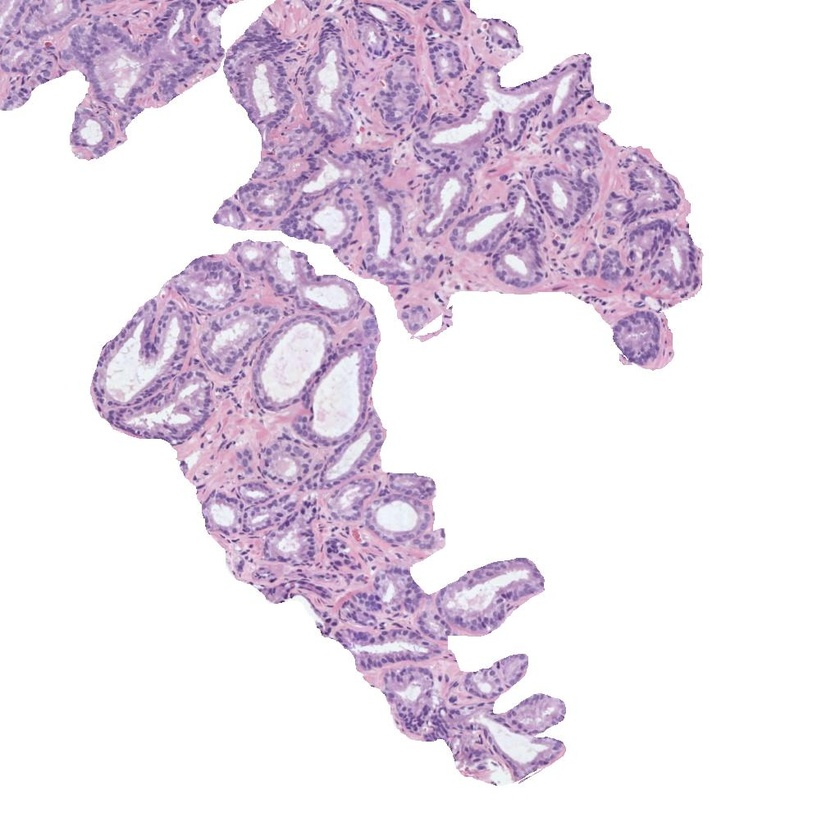
#> input picture histo_2.jpg, 840 x 840 px, shrunk from 1024 x 1024 before the run
$ jupyter execute Actividad_Computer_Vision_C1_BuzetaAraya_Rodrigo.ipynb
#> lines starting #> are read from the running program, lines starting #| are printed output that depends on the picture; after the words box and inside, x2 and y2 are one past the last pixel; in counts of white or black regions, pixels touching at a corner belong together
## Convocatoria 1 - Proyecto 1

#### 0) Cargar una de las imágenes histológicas

[cell 1]
# Utilizar la librería skimage.io para leer la imagen 'histo_x.jpg' en formato RGB.
# Normalizar la imagen para que los píxeles se encuentren en el rango [0, 1]
# Visualizar la imagen
import numpy as np
from skimage import io

# Leer la imagen
image = io.imread('histo_2.jpg')
#> image is the input picture: shape (840, 840, 3); mean R, G, B 233.3, 223.2, 234.9

# Normalizar la imagen
image_normalized = image / 255.0

# Visualizar la imagen
io.imshow(image_normalized)
io.show()

#### 1) Realizar una transformación de color para convertir la imagen al espacio de color CMYK

[cell 2]
# Extraer la componente magenta de la imagen (que corresponde a la región tisular)
# Visualizar la imagen del canal magenta

# Magenta = combinación de rojo + azul - verde
magenta_channel = image_normalized[:, :, 0] + image_normalized[:, :, 2] - image_normalized[:, :, 1]
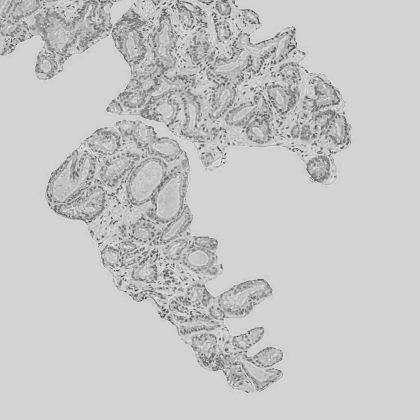
#> magenta_channel: shape (840, 840) float64 (shown at 1/2 size); min 0.314, max 1.14, mean 0.961; drawn with min black and max white
# Visualizar el canal magenta
io.imshow(magenta_channel, cmap='gray')
io.show()

#### 2) Umbralizar la imagen para separar los píxeles del fondo de la región tisular

[cell 3]
# Aplicar un filtro gaussiano de tamaño 5x5 y después utilizar el método de Otsu de manera que
# los píxeles correspondientes al lumen y al background de la imagen sean 1s y el resto de los píxeles tengan un valor de 0.
# Nota: Recordar que el método de Otsu requiere como input una imagen en el rango [0-255] en formato "uint8".
# Visualizar la máscara resultante

from matplotlib import pyplot as plt
from skimage import filters, color, img_as_ubyte
from skimage.color import rgb2gray
import cv2

# 1. Convertir la imagen a escala de grises
gray_image = rgb2gray(image_normalized)
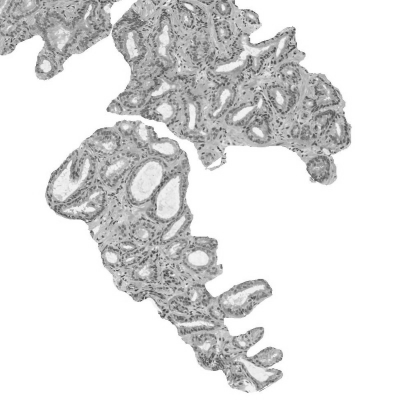
#> gray_image: shape (840, 840) float64 (shown at 1/2 size); min 0.16, max 1, mean 0.887

# 2. Aplicar filtro gaussiano 5x5
blurred = cv2.GaussianBlur(gray_image, (5, 5), 0)

# 3. Convertir a uint8 en [0, 255] para Otsu
blurred_uint8 = img_as_ubyte(blurred)          # Escala a 0-255 y convierte a uint8

# 4. Calcular umbral de Otsu
otsu_thresh = filters.threshold_otsu(blurred_uint8)
#> otsu_thresh = 209

# 5. Generar máscara binaria: 1 si fondo o lumen, 0 si tejido
mask = blurred_uint8 > otsu_thresh
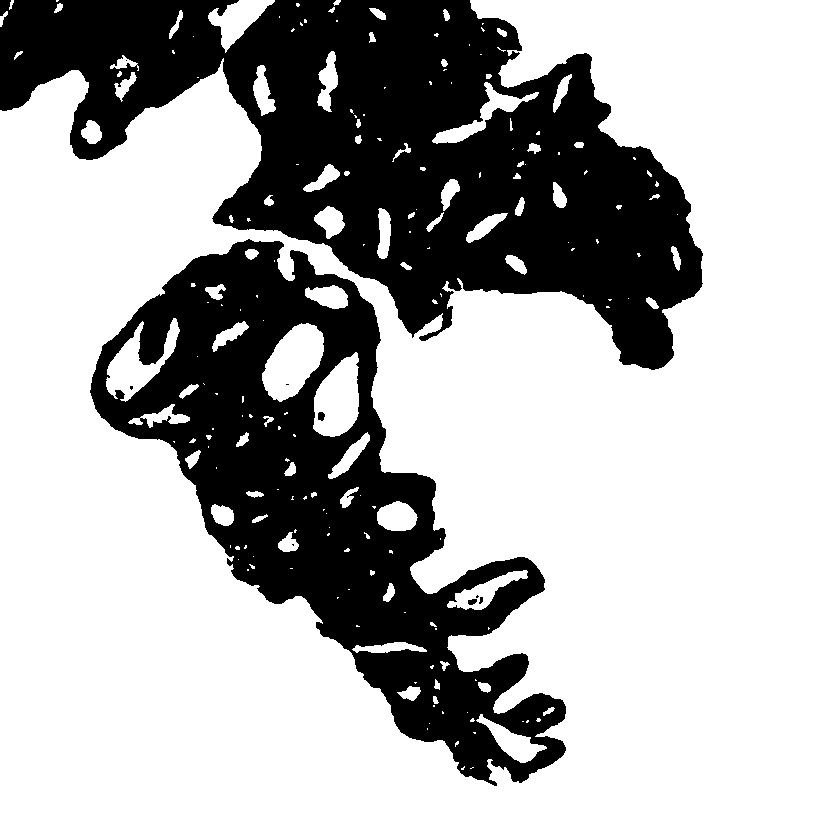
#> mask: shape (840, 840) bool; 69.4% white; 10 black regions (5 under 20 px), largest, box (x1, y1, x2, y2) and area: (0, 0, 703, 370) 125836, (90, 239, 566, 786) 89943, (318, 412, 325, 421) 51, (468, 599, 477, 605) 42, (479, 597, 483, 604) 20

# 6. Visualizar máscara
plt.imshow(mask, cmap='gray')
plt.title("Máscara de lúmenes y fondo (1), tejido (0)")
plt.axis('off')
plt.show()

#### 3) Limpiar la imagen eliminando los artefactos de lumen (objetos blancos pequeños que no son lúmenes)

[cell 4]
# Utilizar la librería skimage.morphology.remove_small_objects para eliminar aquellos objetos cuya área sea menor a 300 píxeles
# Más información en https://scikit-image.org/docs/dev/api/skimage.morphology.html#skimage.morphology.remove_small_objects
# Visualizaer la máscara resultante

import numpy as np
import matplotlib.pyplot as plt
from skimage import morphology

# Supongamos que `mask` contiene True (1) para lumen/fondo y False (0) para tejido.

# Convertir a booleano (por si viene como int):
bool_mask = mask.astype(bool)

# Eliminar objetos pequeños (área mínima = 300 px, conectividad diagonal incluida):
clean_mask = morphology.remove_small_objects(
    bool_mask,
    min_size=300,
    connectivity=2,
)

# Visualizar la máscara resultante:
plt.imshow(clean_mask, cmap='gray')
plt.title("Máscara limpia: fondo/lumen (True) vs tejido (False)")
plt.axis('off')
plt.show()

#### 4) Rellenar con 0s el fondo de la imagen para quedarnos únicamente con los lúmenes

[cell 5]
# Aplicar el algoritmo de expansión a partir de semillas (region growing) de manera que únicamente los lúmenes sean blancos
# y el resto de la imagen negra. Pista: utilizar dos semillas. Nota: Se pueden fijar las semillas de manera manual, pero
# se valorará positivamente a aquell@s que desarrollen una función para encontrarlas automáticamente.
# Visualizar la máscara resultante.

from skimage.measure import label, regionprops
import numpy as np

# Etiquetar todo lo que es True (fondo + lúmenes)
labeled = label(clean_mask, connectivity=2)
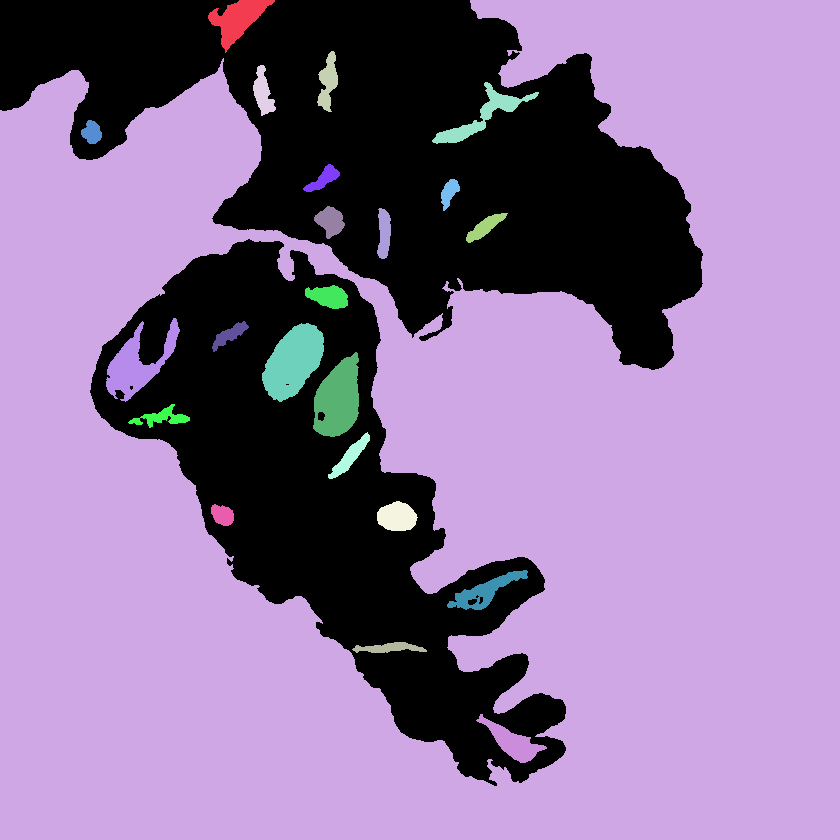
#> labeled: shape (840, 840) int32; 24 distinct labels, from 0 to 23; one colour per label, 0 black

H, W = clean_mask.shape
lumen_mask = np.zeros_like(clean_mask, dtype=bool)

for r in regionprops(labeled):
    y0, x0, y1, x1 = r.bbox
    # Si toca cualquiera de los bordes, es fondo → descártalo
    if y0 == 0 or x0 == 0 or y1 == H or x1 == W:
        continue
    # Opcional: descartar motas muy pequeñas
    if r.area < 100:
        continue
    lumen_mask[labeled == r.label] = True
#> this loop made 23 passes
#> (y0, x0, y1, x1) on passes 1 to 8: (0, 208, 53, 275), (0, 0, 840, 840), (51, 317, 112, 338), (65, 253, 116, 276), (82, 432, 144, 539), (120, 81, 144, 102), (164, 303, 192, 340), (179, 441, 211, 460)
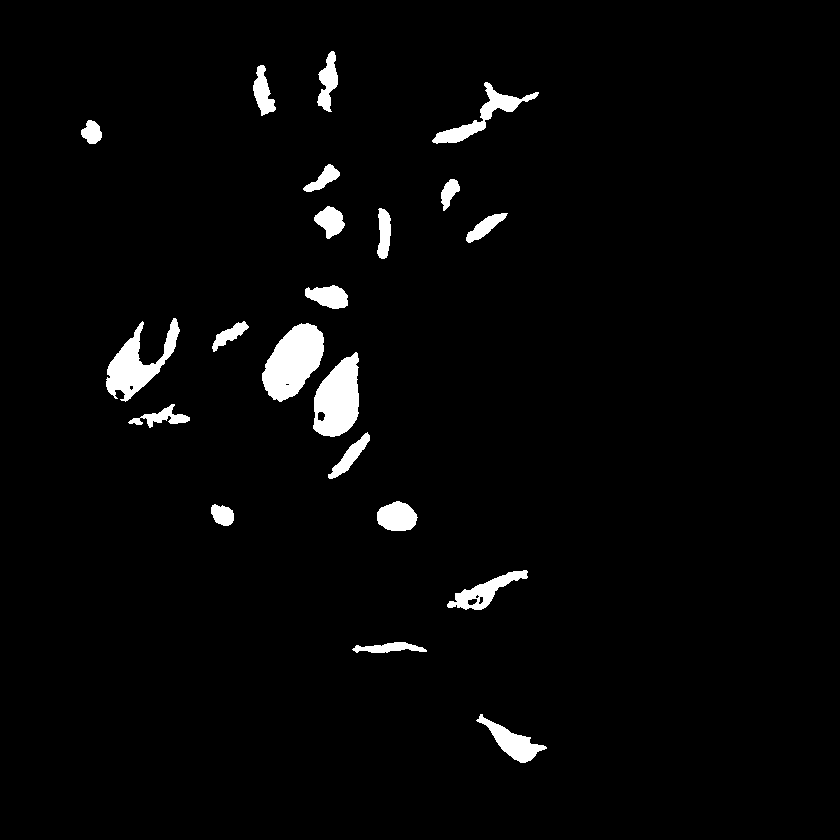
#> lumen_mask: shape (840, 840) bool; 2.9% white; 21 white regions, largest, box (x1, y1, x2, y2) and area: (262, 323, 324, 402) 3137, (313, 352, 359, 437) 2755, (106, 318, 180, 402) 2370

# grown_mask = ~grown_mask  # invierte booleanos: True ↔ False

# Visualizar resultado
plt.imshow(lumen_mask, cmap='gray')
plt.title("Máscara con semillas manuales (solo lúmenes)")
plt.axis('off')
plt.show()

#### 5) Rellenar los objetos de los lúmenes

[cell 6]
# Rellenar los lúmenes con la función binary_fill_holes de la librería scipy.ndimage.morphology
# Visualizar la máscara resultante

from scipy.ndimage import binary_fill_holes
import matplotlib.pyplot as plt

# grown_manual contiene la máscara binaria de lúmenes obtenida por region growing
# Rellenar los huecos internos en cada objeto (lumen)
filled_mask = binary_fill_holes(lumen_mask)
#> filled_mask: shape (840, 840) bool; 2.9% white; 21 white regions, largest, box (x1, y1, x2, y2) and area: (262, 323, 324, 402) 3140, (313, 352, 359, 437) 2806, (106, 318, 180, 402) 2380

# Visualizar la máscara final (rellena)
plt.imshow(filled_mask, cmap='gray')
plt.title("Máscara final con lúmenes rellenados")
plt.axis('off')
plt.show()

#### 6) Detectar y dibujar los contornos de los lúmenes sobre la imagen original

[cell 7]
# Dibujar los contornos de los lúmenes en color verde sobre la imagen original RGB. Nota: Utilizar los flags necesarios
# para que los contornos en verde sean perfectamente visibles.
# Visualizar la imagen superpuesta

import cv2
import numpy as np
from skimage import img_as_ubyte
import matplotlib.pyplot as plt

# Convertir imagen original a uint8 si está normalizada
image_uint8 = img_as_ubyte(image_normalized)

# Convertir máscara a uint8 para OpenCV
mask_uint8 = filled_mask.astype(np.uint8) * 255
#> mask_uint8: shape (840, 840); 2.9% white; 21 white regions

# Encontrar contornos: RETR_EXTERNAL = sólo contornos externos
contours, _ = cv2.findContours(mask_uint8, cv2.RETR_EXTERNAL, cv2.CHAIN_APPROX_SIMPLE)
#> contours = 21 contours; largest, box (x1, y1, x2, y2) and area: (262, 323, 324, 402) 3042, (313, 352, 359, 437) 2707, (106, 318, 180, 402) 2222, (432, 82, 539, 144) 1286, (447, 570, 528, 610) 1103

# Dibujar contornos en verde (BGR = (0,255,0))
image_with_contours = cv2.drawContours(
    image_uint8.copy(),    # copia para no modificar la original
    contours,
    contourIdx=-1,         # -1 = todos los contornos
    color=(0, 255, 0),     # verde en BGR
    thickness=2            # grosor visible
)

# Convertir a RGB para mostrar correctamente con matplotlib
image_rgb = cv2.cvtColor(image_with_contours, cv2.COLOR_BGR2RGB)

# Mostrar imagen con contornos
plt.imshow(image_rgb)
plt.title("Contornos de lúmenes en verde")
plt.axis('off')
plt.show()

#### 7) Identificar y cropear el lumen más grande

[cell 8]
# Determinar cuál es el lumen de mayor área y hacer un crop del mismo sobre la imagen original RGB.
# Visualizar el lumen cropeado.

from skimage.measure import label, regionprops
import matplotlib.pyplot as plt
import cv2
from skimage import img_as_ubyte

# Asegurar que la imagen esté en formato uint8 para visualización
image_uint8 = img_as_ubyte(image_normalized)

# Etiquetar las regiones conectadas en la máscara de lúmenes
labeled_mask = label(filled_mask)
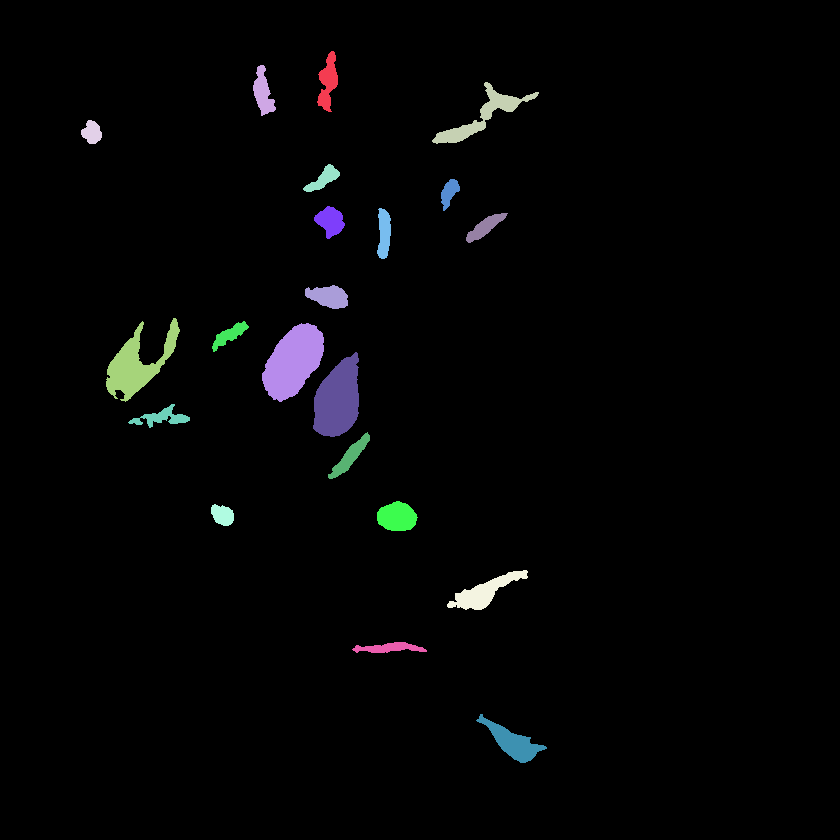
#> labeled_mask: shape (840, 840) int32; 22 distinct labels, from 0 to 21; one colour per label, 0 black

# Obtener todas las regiones conectadas
regions = regionprops(labeled_mask)
#> regions = 21 regions; largest, box (x1, y1, x2, y2) and area: (262, 323, 324, 402) 3140, (313, 352, 359, 437) 2806, (106, 318, 180, 402) 2380, (432, 82, 539, 144) 1424, (447, 570, 528, 610) 1199

# Encontrar la región con mayor área (lumen más grande)
largest_region = max(regions, key=lambda r: r.area)

# Obtener la bounding box (y0, x0, y1, x1)
y0, x0, y1, x1 = largest_region.bbox
#> y0 = 323; x0 = 262; y1 = 402; x1 = 324

# Realizar el crop sobre la imagen original
cropped_lumen = image_uint8[y0:y1, x0:x1]
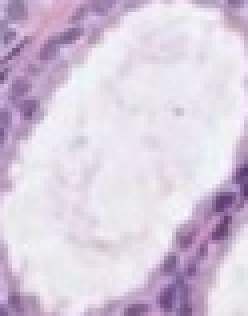
#> cropped_lumen: shape (79, 62, 3) (shown 4 times larger); mean R, G, B 215.8, 203.1, 221.1

# Visualizar el lumen cropeado
plt.imshow(cv2.cvtColor(cropped_lumen, cv2.COLOR_BGR2RGB))
plt.title("Lumen más grande (cropeado)")
plt.axis('off')
plt.show()
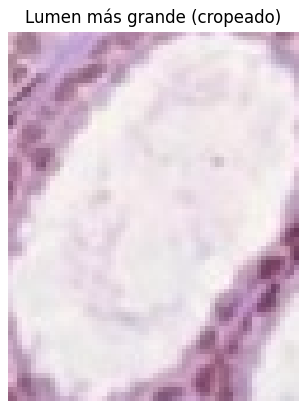
#> figure drawn by matplotlib, 1 panel; B, G, R data is drawn as R, G, B

#### 8) Extraer 13 características geométricas que permitan caracterizar el lumen recortado

[cell 9]
# Calcular las siguientes características del crop del lumen de mayor área, redondeando su valor hasta el cuarto decimal.
# 1) Área
# 2) Área de la bounding box
# 3) Área convexa
# 4) Exentricidad
# 5) Diámetro equivalente
# 6) Extensión
# 7) Diámetro Feret
# 8) Longitud del eje mayor
# 9) Longitud del eje menor
# 10) Orientación
# 11) Perímetro
# 12) Solidez
# 13) Compacidad

import numpy as np
import cv2
from skimage.measure import regionprops, label
from math import pi

# --- partimos de `largest_region` (ya tienes y0,x0,y1,x1, área, perímetro, etc.) ---
r = largest_region                      # alias corto

# 1) Área
area = r.area
#> area = 3140

# 2) Área de la bounding box
bbox_area = r.bbox_area
#> bbox_area = 4898

# 3) Área convexa
convex_area = r.convex_area
#> convex_area = 3260

# 4) Excentricidad
eccentricity = r.eccentricity
#> eccentricity = 0.839

# 5) Diámetro equivalente
equiv_diam = r.equivalent_diameter
#> equiv_diam = 63.23

# 6) Extensión
extent = r.extent                       # área / área bbox
#> extent = 0.641

# 7) Diámetro Feret  (máx. distancia entre vértices del casco convexo)
coords = r.coords[:, ::-1].astype(np.float32)          # (x,y)
#> coords = 3140 pairs, first value 262 to 323, second value 323 to 401
hull   = cv2.convexHull(coords)
#> hull = 25 rows, first 8: [323, 351], [322, 355], [319, 364], [318, 366], [297, 393], [294, 395], [292, 396], [281, 401]
feret  = max(
    np.linalg.norm(hull[i] - hull[j])
    for i in range(len(hull))
    for j in range(i + 1, len(hull))
)
#> feret = 84.72

# 8) Longitud del eje mayor
major_axis = r.major_axis_length
#> major_axis = 85.93

# 9) Longitud del eje menor
minor_axis = r.minor_axis_length
#> minor_axis = 46.76

# 10) Orientación  (rad)
orientation = r.orientation
#> orientation = -0.561

# 11) Perímetro
perimeter = r.perimeter
#> perimeter = 231.5

# 12) Solidez
solidity = r.solidity                   # área / área convexa
#> solidity = 0.963

# 13) Compacidad   (P² / 4πA)
compactness = (perimeter ** 2) / (4 * pi * area)
#> compactness = 1.36

# ------- presentar todo redondeado a 4 decimales -------
features = {
    "Área":                 round(area,            4),
    "BBox area":            round(bbox_area,       4),
    "Área convexa":         round(convex_area,     4),
    "Excentricidad":        round(eccentricity,    4),
    "Diám. equivalente":    round(equiv_diam,      4),
    "Extensión":            round(extent,          4),
    "Diám. Feret":          round(feret,           4),
    "Eje mayor":            round(major_axis,      4),
    "Eje menor":            round(minor_axis,      4),
    "Orientación (rad)":    round(orientation,     4),
    "Perímetro":            round(perimeter,       4),
    "Solidez":              round(solidity,        4),
    "Compacidad":           round(compactness,     4),
}

for k, v in features.items():
    print(f"{k:>18}: {v}")
#> this loop made 13 passes
#> (k, v) on passes 1 to 8: ('Área', 3140), ('BBox area', 4898), ('Área convexa', 3260), ('Excentricidad', 0.839), ('Diám. equivalente', 63.23), ('Extensión', 0.641), ('Diám. Feret', 84.72), ('Eje mayor', 85.93)
#> (printed output is left out)
